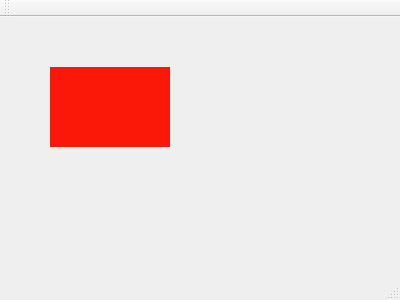
<?xml version="1.0" encoding="UTF-8"?>
<ui version="4.0">
 <class>MainWindow</class>
 <widget class="QMainWindow" name="MainWindow">
  <property name="geometry">
   <rect>
    <x>0</x>
    <y>0</y>
    <width>400</width>
    <height>300</height>
   </rect>
  </property>
  <property name="windowTitle">
   <string>testbodymoverforchildform</string>
  </property>
  <widget class="QWidget" name="centralWidget">
   <widget class="QWidget" name="widget" native="true">
    <property name="geometry">
     <rect>
      <x>50</x>
      <y>50</y>
      <width>120</width>
      <height>80</height>
     </rect>
    </property>
    <property name="styleSheet">
     <string notr="true">background-color: rgb(251, 24, 8);</string>
    </property>
   </widget>
  </widget>
  <widget class="QMenuBar" name="menuBar">
   <property name="geometry">
    <rect>
     <x>0</x>
     <y>0</y>
     <width>400</width>
     <height>22</height>
    </rect>
   </property>
  </widget>
  <widget class="QToolBar" name="mainToolBar">
   <attribute name="toolBarArea">
    <enum>TopToolBarArea</enum>
   </attribute>
   <attribute name="toolBarBreak">
    <bool>false</bool>
   </attribute>
  </widget>
  <widget class="QStatusBar" name="statusBar"/>
 </widget>
 <layoutdefault spacing="6" margin="11"/>
 <resources/>
 <connections/>
</ui>
